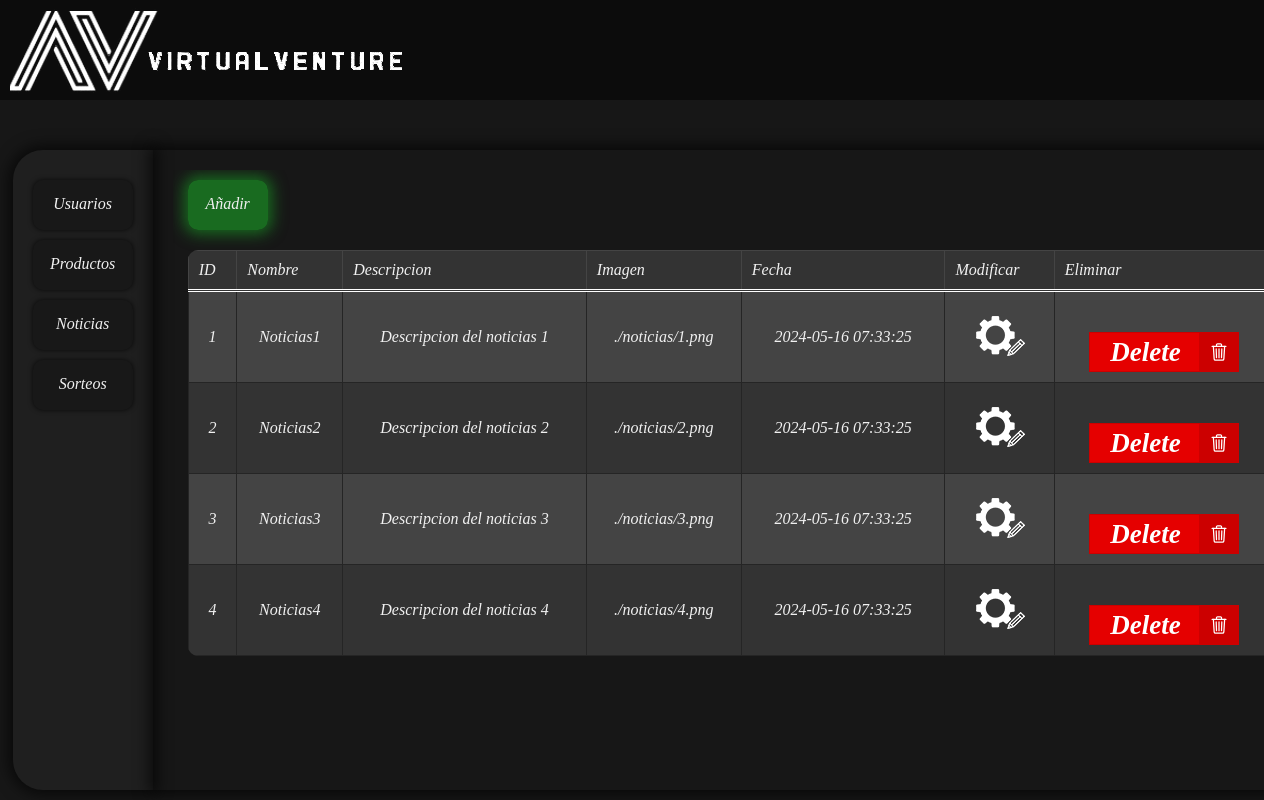
The page /admin.php?form=noticia on the database its author committed.
### tables this page shows
CREATE TABLE IF NOT EXISTS `noticia` (
  `id` integer AUTO_INCREMENT PRIMARY KEY,
  `nombre` varchar(255),
  `descripcion` text,
  `imagen` varchar(255),
  `fecha` timestamp
);

### src/MagicProperties.php (called while the page is built, shortened)
<?php
trait MagicProperties
{
    public function __get($property)
    {
        $methodName = 'get' . ucfirst($property);
        if (method_exists($this, $methodName)) {
            return $this->$methodName();
        } else {
            throw new \Exception("La propiedad '$property' no está definida");
        }
    }
}

### admin.php (the view, shortened to what this page needs)
<?php
require_once 'config.php';
$form = $_GET['form'] ?? '';
if ($form == 'producto') {
    $formSubida = "SubidaProducto.php";
    $tabla = 'producto';
    $head = Producto::getHeaders();
    $datos = Producto::getAllProducts();
} else if ($form == 'noticia') {
    $formSubida = "SubidaNoticia.php";
    $head = Noticia::getHeaders();
    $datos = Noticia::getAllNoticias();
} else if ($form == 'sorteo') {
    $formSubida = "SubidaSorteo.php";
    $tabla = 'sorteo';
    $head = Sorteo::getHeaders();
    $datos = Sorteo::getAllSorteos();
} else {
    $formSubida = "SubidaUsuario.php";
    $tabla = 'usuario';
    $head = Usuario::getHeaders();
    $datos = Usuario::getAllUsuarios();
}
?>
<!DOCTYPE html>
<html lang="en">
<head>
    <link rel="stylesheet" href="style.css">
</head>
<body>
    <?php
    require 'cabecera.php';
    ?>
    <main class="admin">
        <nav>
            <ul>
                <li><a href="admin.php">Usuarios</a></li>
                <li><a href="admin.php?form=producto">Productos</a></li>
                <li><a href="admin.php?form=noticia">Noticias</a></li>
                <li><a href="admin.php?form=sorteo">Sorteos</a></li>
            </ul>
        </nav>
        <div>
            <div class="tablas">
                <a class="add" href="<?= $formSubida ?>">Añadir</a>
                <table>
                    <thead>
                        <tr>
                            <?php
                            foreach ($head as $dato) { ?>
                                <th> <?= $dato ?> </th>
                            <?php } ?>
                            <th> Modificar </th>
                            <th> Eliminar </th>
                        </tr>
                    </thead>
                    <tbody>
                        <?php
                        foreach ($datos as $dato) { ?>
                            <tr>
                                <?php
                                echo $dato->escribirTabla(); ?>
                                <td>
                                    <div>
                                        <form action="src/borrar.php" method="post" id="deleteForm<?= $dato->id?>">
                                            <button class="delete" type="button" onclick="confirmarDelete(<?= $dato->id?>)">
                                                <span class="button__text">Delete</span>
                                                <span class="button__icon"></span>
                                            </button>
                                        </form>
                                    </div>
                                </td>
                            </tr>
                        <?php } ?>
                    </tbody>
                </table>
            </div>
        </div>
    </main>
</body>
</html>

### src/Noticia.php (shortened to what this page needs)
<?php
class Noticia
{
    public function escribirTabla()
    {
        $tabla = <<<EOS
        <td> $this->id</td>
        <td> $this->nombre </td>
        <td> $this->descripcion </td>
        <td> $this->imagen </td>
        <td> $this->fecha </td>
        <td> <a class="modify" href="ModificarNoticia.php?id={$this->id}"><img src="img/modificar.png" alt="Boton para modificar"></a> </td>
        EOS;
        return $tabla;
    }
    public static function getHeaders()
    {
        $result = [];
        $result[] = 'ID';
        $result[] = 'Nombre';
        $result[] = 'Descripcion';
        $result[] = 'Imagen';
        $result[] = 'Fecha';
        return $result;
    }
    public static function getAllNoticias()
    {
        $result = [];
        $conn = BD::getInstance()->getConexionBd();
        $query = 'SELECT * FROM noticia';
        $rs = $conn->query($query);
        if ($rs) {
            while ($fila = $rs->fetch_assoc()) {
                $result[] = new Noticia($fila['id'], $fila['nombre'], $fila['descripcion'], $fila['imagen'], $fila['fecha']);
            }
        } else
            $result = false;
        return $result;
    }
    private $id;
    private $nombre;
    private $descripcion;
    private $imagen;
    private $fecha;
    public function __construct($id, $nombre, $descripcion, $imagen, $fecha = null)
    {
        $this->id = $id;
        $this->nombre = $nombre;
        $this->descripcion = $descripcion;
        $this->imagen = $imagen;
        $this->fecha = $fecha;
    }
    public function getId()
    {
        return $this->id;
    }
}

### style.css (style rules this page uses)
:root { --color-border: rgb(255 255 255 / 16%); --rad: .7rem; --dur: .3s; --color-dark: #2f2f2f; --color-light: #fff; --color-brand: #8f72b7; --font-fam: fantasy; --height: 3rem; --btn-width: 6rem; --bez: cubic-bezier(0, 0, 0.43, 1.49); }
* { box-sizing: border-box; scrollbar-color: var(--color-brand) transparent; scrollbar-width: 0px; font: oblique 100% fantasy; }
* { -ms-overflow-style: none; }
* { margin: 0; padding: 0; }
body { color: #f1f1f1; background: #171717; overflow-x: hidden; }
a { text-decoration: none; color: #f1f1f1; }
.delete { position: relative; width: 150px; height: 40px; cursor: pointer; display: flex; align-items: center; border: 1px solid #cc0000; background-color: #e50000; overflow: hidden; font-size: 27px; margin-top: 30px; }
.delete, .button__icon, .button__text { transition: all 0.7s; }
.delete .button__text { transform: translateX(20px); color: #fff; font-weight: 600; }
.delete .button__icon { position: absolute; transform: translateX(109px); height: 100%; width: 39px; background-color: #cc0000; display: flex; align-items: center; justify-content: center; }
.delete .svg { width: 20px; }
.add { display: block; background-color: rgba(26, 122, 34, 0.86); border-radius: 10px; margin-top: 10px; margin-bottom: 20px; padding: 15px 0; height: 50px; width: 80px; text-align: center; align-items: center; border-radius: 10px; box-shadow: 0 0 15px 4px rgba(26, 122, 34, 0.86); }
.tablas { padding: 0 15px; overflow-y: auto; overflow-x: hidden; height: 75vh; }
table { border-collapse: collapse; width: 86vw; margin: 20px 0; border-radius: 10px; overflow: hidden; table-layout: auto; }
th { border: 1px solid #444; border-bottom: 3px double #fff; padding: 10px; text-align: left; background-color: #333; }
tbody tr:nth-child(even) { background-color: #333; }
tbody tr:nth-child(odd) { background-color: #444; }

### rows shown on the page
noticia: id "1", nombre "Noticias1", descripcion "Descripcion del noticias 1", imagen "./noticias/1.png", fecha "2024-05-16 07:33:25"
noticia: id "2", nombre "Noticias2", descripcion "Descripcion del noticias 2", imagen "./noticias/2.png", fecha "2024-05-16 07:33:25"
noticia: id "3", nombre "Noticias3", descripcion "Descripcion del noticias 3", imagen "./noticias/3.png", fecha "2024-05-16 07:33:25"
noticia: id "4", nombre "Noticias4", descripcion "Descripcion del noticias 4", imagen "./noticias/4.png", fecha "2024-05-16 07:33:25"

### other values the page prints
$dato "ID"
$dato "Nombre"
$dato "Descripcion"
$dato "Imagen"
$dato "Fecha"
